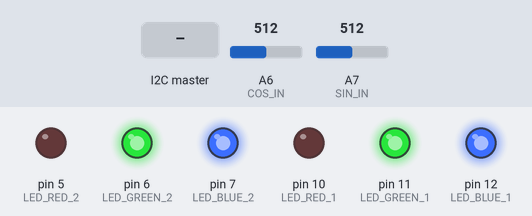
This sketch was run on a simulated Arduino Nano, built with avr-gcc and run on an emulated ATmega328P. Parts: output pins drawn as LEDs (lit = HIGH). The test bench sets the inputs (shaded band); at power-on: A6 (COS_IN) = 512, A7 (SIN_IN) = 512.

Above: at 1.2 s.
1.3 s: the I2C master sends the byte 1
At 1.7 s:
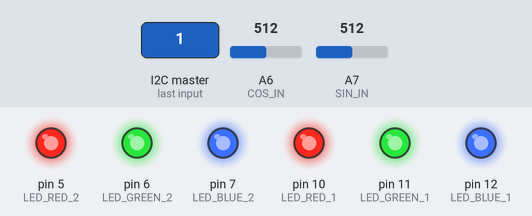
Timing chart, 0 to 4.3 s (numbered marks = the images above; inputs shaded):
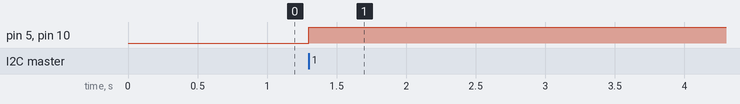

Measured:
- after the input at 1.3 s, pin 5 (LED_RED_2), pin 10 (LED_RED_1): LOW → HIGH at once

The sketch:

LE_Final.ino
```cpp
int sine_off=47;
int cosine_off=59;
int address=8;

#define SAMPLE_SIZE 10
int cosineSamples[SAMPLE_SIZE];
int sineSamples[SAMPLE_SIZE];

#define LED_RED_1     10
#define LED_GREEN_1   11
#define LED_BLUE_1    12
#define LED_RED_2     5
#define LED_GREEN_2   6
#define LED_BLUE_2    7
#define COS_IN        A6
#define SIN_IN        A7
#define RED 'D'
#define GREEN 'G'
#define BLUE 'B'
#define OFF 'O'

#define Upper_Bound 1000
int Lower_Bound = 0;
#define Switch_Bound 500

//cosine 632 - 542 - Mean 587
//sine   631 - 532 - Mean 582

int difference;
char temp[10];
int absolute_distance=0;
int previous_distance=0;
int start_distance=1;
int current_distance=1;
bool FLAG_MOVING_UP=0;
bool FLAG_MOVING_DOWN=0;
bool SWITCH_DETECTED=0;
int sine=0;
int cosine=0;

#include <Wire.h>
#include <math.h>

void setup() {

  Wire.onRequest(transmitDataWire); // same as above, but master read event
  Wire.begin(address);                 // join i2c bus with address 0x54
  //1 - 0x8
  //2 - 0x9
  //3 - 0xA
  //4 - 0xB
  //5 - 0xC
  //6 - 0xD
  Wire.onReceive(receiveEvent); // register event

  pinMode(LED_RED_1,OUTPUT);
  pinMode(LED_GREEN_1,OUTPUT);
  pinMode(LED_BLUE_1,OUTPUT);
  pinMode(LED_RED_2,OUTPUT);
  pinMode(LED_GREEN_2,OUTPUT);
  pinMode(LED_BLUE_2,OUTPUT);
//
  digitalWrite(LED_RED_1,LOW);
  digitalWrite(LED_GREEN_1,HIGH);
  digitalWrite(LED_BLUE_1,HIGH);
  digitalWrite(LED_RED_2,LOW);
  digitalWrite(LED_GREEN_2,HIGH);
  digitalWrite(LED_BLUE_2,HIGH);
  cosine = analogRead(COS_IN)-512 - cosine_off;
  sine = analogRead(SIN_IN)-512 - sine_off;
  current_distance = atan2(sine,cosine)*180/3.14159*1000/360+500;
  previous_distance = current_distance;
  absolute_distance = current_distance - previous_distance;
}

void loop() {

  // Take 10 samples
  for (int i = 0; i < SAMPLE_SIZE; i++) {
    cosineSamples[i] = analogRead(COS_IN) - 512 - cosine_off;
    sineSamples[i] = analogRead(SIN_IN) - 512 - sine_off;
    delayMicroseconds(100); // small delay between readings to allow ADC to stabilize
  }

    // Sort the samples to find the median
  sortArray(cosineSamples, SAMPLE_SIZE);
  sortArray(sineSamples, SAMPLE_SIZE);

  // Calculate and print the median
  cosine = calculateMedian(cosineSamples, SAMPLE_SIZE);
  sine = calculateMedian(sineSamples, SAMPLE_SIZE);


  current_distance = atan2(sine,cosine)*180/3.14159*1000/360+500;
  difference = current_distance - previous_distance;
  if (current_distance < Lower_Bound)
  {
    Lower_Bound = current_distance;
  }

  // Detect if distance changes abruptly. means a switch has happened
  if (abs(difference) > Switch_Bound)
  {
      // Moving Up
      if (difference < 0)
      {
        absolute_distance += ((Upper_Bound - previous_distance) + (current_distance - Lower_Bound));
      }
     // Moving Down
      else
      {
        absolute_distance -= ((current_distance - Upper_Bound) + (previous_distance - Lower_Bound));
      }
  }
  else
  {
    absolute_distance += difference;
  }

  previous_distance = current_distance;

  delayMicroseconds(100);
}

// void transmitDataWire() {

//  temp[0] = (cosine >> 8) & 0xFF;
//  temp[1] = cosine & 0xFF;
//  temp[2] = (sine >> 8) & 0xFF;
//  temp[3] = sine & 0xFF;
//  temp[4] = (current_distance >> 8) & 0xFF;
//  temp[5] = current_distance & 0xFF;
//  temp[6] = (absolute_distance >> 8) & 0xFF;
//  temp[7] = absolute_distance & 0xFF;
//  temp[8] = (Lower_Bound >> 8) & 0xFF;
//  temp[9] = Lower_Bound & 0xFF;

//  for(int i=0;i<10;i++)
//  {
//    Wire.write(temp[i]);
//  }
// }


void set_RGB_off()
{
  digitalWrite(LED_RED_1,HIGH);
  digitalWrite(LED_GREEN_1,HIGH);
  digitalWrite(LED_BLUE_1,HIGH);
  digitalWrite(LED_RED_2,HIGH);
  digitalWrite(LED_GREEN_2,HIGH);
  digitalWrite(LED_BLUE_2,HIGH);
}

void set_RGB_on()
{
  digitalWrite(LED_RED_1,HIGH);
  digitalWrite(LED_GREEN_1,HIGH);
  digitalWrite(LED_BLUE_1,HIGH);
  digitalWrite(LED_RED_2,HIGH);
  digitalWrite(LED_GREEN_2,HIGH);
  digitalWrite(LED_BLUE_2,HIGH);
}

void set_RGB(char color)

{
  set_RGB_off();
  switch(color)
  {
    case RED:
      digitalWrite(LED_RED_1,LOW);
      digitalWrite(LED_RED_2,LOW);
      break;
    case GREEN:
      digitalWrite(LED_GREEN_1,LOW);
      digitalWrite(LED_GREEN_2,LOW);
      break;
    case BLUE:
      digitalWrite(LED_BLUE_1,LOW);
      digitalWrite(LED_BLUE_2,LOW);
      break;
    case OFF:
      set_RGB_off();
    default:
      set_RGB_off();
  }
}
void transmitDataWire() {

  temp[0] = (absolute_distance >> 8) & 0xFF;
  temp[1] = absolute_distance & 0xFF;
  temp[2] = (cosine >> 8) & 0xFF;
  temp[3] = cosine & 0xFF;
  temp[4] = (sine >> 8) & 0xFF;
  temp[5] = sine & 0xFF;

  for(int i=0;i<6;i++)
  {
    Wire.write(temp[i]);
  }
}

void receiveEvent(int howMany) {
  while (Wire.available()) { // loop through all but the last
    char c = Wire.read(); // receive byte as a character
    if (c == 'R')
    {
      absolute_distance=0;
    }
    else
    {
      set_RGB(c);
    }
  }
}

void sortArray(int arr[], int size) {
  for (int i = 0; i < size - 1; i++) {
    for (int j = 0; j < size - i - 1; j++) {
      if (arr[j] > arr[j + 1]) {
        int temp = arr[j];
        arr[j] = arr[j + 1];
        arr[j + 1] = temp;
      }
    }
  }
}

int calculateMedian(int arr[], int size) {
  if (size % 2 != 0)
    return arr[size / 2]; // if size is odd, return the middle number
  else
    return (arr[(size - 1) / 2] + arr[size / 2]) / 2; // if size is even, return the average of the two middle numbers
}
```
